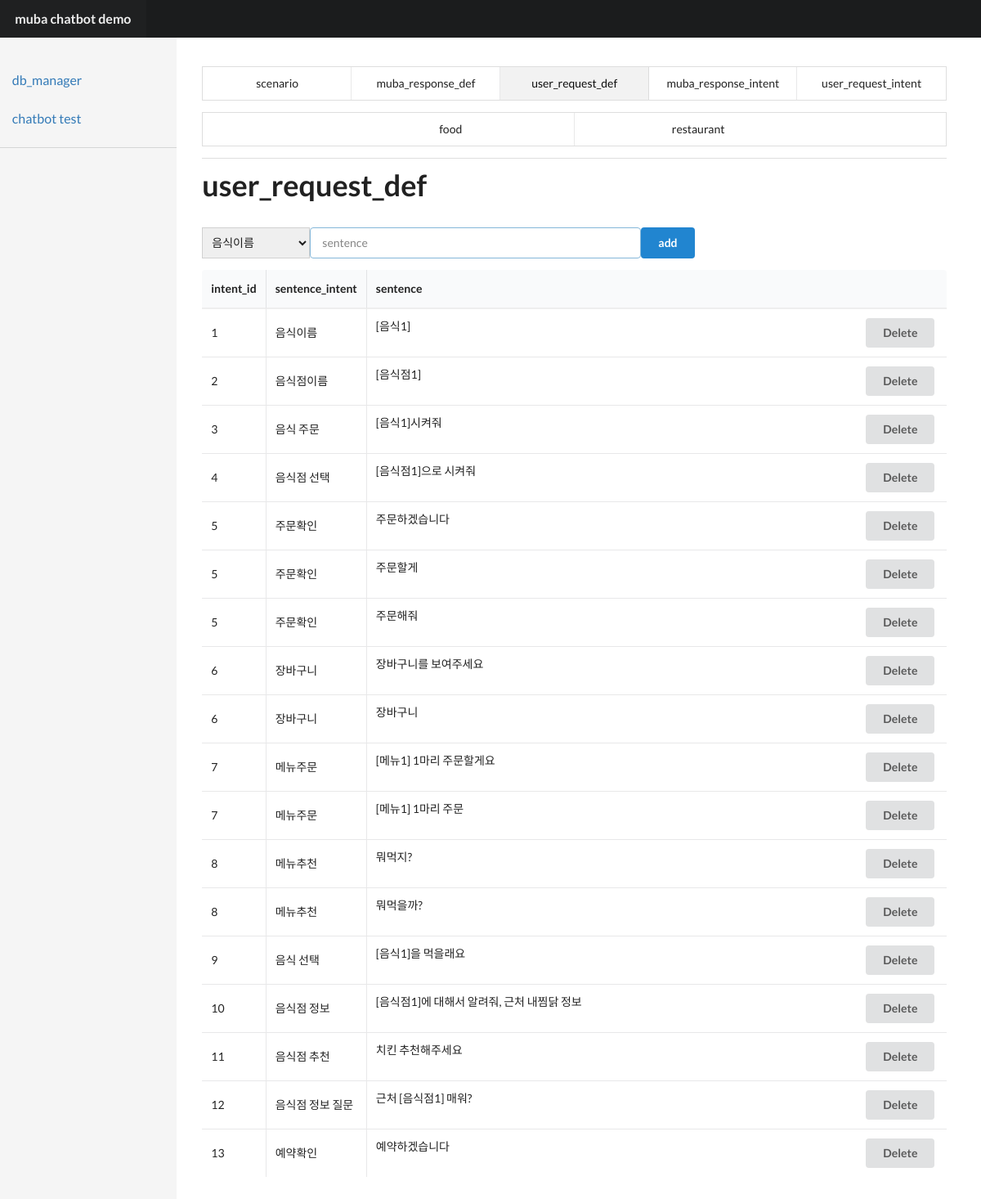
/chatbot/db_manage?table=user_request_def, run on the app's committed database.
### tables this page shows
CREATE TABLE `user_request_intent` (
	`user_request_intent_id`	INTEGER PRIMARY KEY AUTOINCREMENT,
	`intent_name`	TEXT
);

CREATE TABLE `user_request_def` (
	`sentence_id`	INTEGER PRIMARY KEY AUTOINCREMENT,
	`user_request_intent_id`	INTEGER,
	`sentence`	TEXT
);

### app.py (the view, shortened to what this page needs)
@app.route('/chatbot/db_manage')
def db_manage():
    tables = ['scenario', 'muba_response_def', 'user_request_def', 'muba_response_intent','user_request_intent']
    tables+=['food','restaurant']
    cur_table = request.args.get('table', default='scenario', type=str)
    intent_list=[]
    if cur_table=='muba_response_intent':
        response_intents=query_db('select * from muba_response_intent')
        table_info=response_intents
        response = render_template('manage.html', table_info=table_info, tables=tables, cur_table=cur_table)
        return response
    elif cur_table=='user_request_intent':
        response_intents=query_db('select * from user_request_intent')
        table_info=response_intents
        response = render_template('manage.html', table_info=table_info, tables=tables, cur_table=cur_table)
        return response
    elif cur_table=='food':
        food_info=query_db('select * from food')
        table_info = food_info
        response = render_template('manage.html', table_info=table_info, tables=tables, cur_table=cur_table)
        return response
    elif cur_table=='restaurant':
        page = request.args.get('page', default=1, type=int)
        rest_info=query_db('select * from restaurant LIMIT ? OFFSET ?;',[50,50*(page-1)])
        table_info = rest_info
        response = render_template('manage.html', table_info=table_info, tables=tables, cur_table=cur_table,page=page)
        return response
    if cur_table=='user_request_def':
        request_def=query_db('select * from user_request_def')
        for idx,rd in enumerate(request_def):
            x=query_db('select intent_name from user_request_intent where user_request_intent_id  = ?',[rd[1]],one=True)
            if len(x)==1:
                request_def[idx]=rd+(x[0],)
        table_info=request_def
        intent_list = query_db('select user_request_intent_id,intent_name from user_request_intent')
    response = render_template('manage.html',table_info=table_info,tables=tables,cur_table=cur_table,intent_list=intent_list)
    return response

### app.py (called while the page is built)
def get_db():
    top = _app_ctx_stack.top
    if not hasattr(top, 'sqlite_db'):
        top.sqlite_db = sqlite3.connect(DATABASE)
    return top.sqlite_db

@app.teardown_appcontext
def close_connection(exception):
    top = _app_ctx_stack.top
    if hasattr(top, 'sqlite_db'):
        top.sqlite_db.close()

def query_db(query, args=(), one=False):
    cur = get_db().execute(query, args)
    rv = cur.fetchall()
    cur.close()
    return (rv[0] if rv else None) if one else rv

### templates/manage.html (shortened to what this page needs)
<!DOCTYPE html>
<html>
{% extends 'layout.html' %}
{% block title %}
    <div class="ui five item menu">
        {% for table in tables[:5] %}
            {% if table==cur_table %}<a class="active item">{{ table }}</a>
            {% else %}  <a class="item" href="?table={{ table }}">{{ table }}{% endif %}</a>
        {% endfor %}
    </div>
    <div class="ui three item menu">
    {% for table in tables[5:] %}
            {% if table==cur_table %}<a class="active item">{{ table }}</a>
            {% else %}  <a class="item" href="?table={{ table }}">{{ table }}{% endif %}</a>
        {% endfor %}
    </div>
{% endblock %}
{% block content %}
    <div class="row">
        <h1 class="ui huge header">{{ cur_table }}</h1>
    </div>
    <div class="row">
        <table class="ui celled table">
            {% if cur_table=='muba_response_def' %}
                <form class="form-inline" action="/chatbot/db_manage/item_add" method="post">
                <input type="hidden" name="cur_table" value="{{ cur_table }}">
                <select name="intent_id" class="form-control ui search dropdown">
                    {% for rd in intent_list %}
                        <option value={{ rd[0] }}>{{ rd[1] }}</option>
                    {% endfor %}
                </select>
                <div class="ui input focus">
                    <input type="text" size=50 placeholder="sentence" name="sentence" value="">
                </div>
                <button type="submit" class="ui primary button">
                    add
                </button>
                </form>
                <thead>
                <tr>
                    <th class="collapsing">intent_id</th>
                    <th class="collapsing">sentence_intent</th>
                    <th>sentence</th>
                </tr>
                </thead>
                <tbody>
                {% for rd in table_info %}
                    <tr>
                        <td data-label="muba_response_intent_id">{{ rd[1] }}</td>
                        <td data-label="intent_name">{{ rd[3] }}({{ rd[4] }})</td>
                        <td data-label="sentence">{{ rd[2] }}<button onclick='location="/chatbot/db_manage/item_delete?table={{ cur_table }}&id={{ rd[0] }}"' style="float:right" class="ui button">Delete</button></td>
                    </tr>
                {% endfor %}
                </tbody>
            {% elif cur_table=='user_request_def' %}
                <form class="form-inline" action="/chatbot/db_manage/item_add" method="post">
                <select name="intent_id" class="form-control ui search dropdown">
                    {% for rd in intent_list %}
                        <option value={{ rd[0] }}>{{ rd[1] }}</option>
                    {% endfor %}
                </select>
                <div class="ui input focus">
                    <input type="text" size=50 placeholder="sentence" name="sentence" value="">
                </div>
                <button type="submit" class="ui primary button">
                    add
                </button>
                </form>
                <thead>
                <tr>
                    <th class="collapsing">intent_id</th>
                    <th class="collapsing">sentence_intent</th>
                    <th>sentence</th>
                </tr>
                </thead>
                <tbody>
                {% for rd in table_info %}
                    <tr>
                        <td data-label="user_request_intent_id">{{ rd[1] }}</td>
                        <td data-label="intent_name">{{ rd[3] }}</td>
                        <td data-label="sentence">{{ rd[2] }}<button onclick='location="/chatbot/db_manage/item_delete?table={{ cur_table }}&id={{ rd[0] }}"' style="float:right" class="ui button">Delete</button></td>
                    </tr>
                {% endfor %}
                </tbody>
            {% endif %}
        </table>
    </div>
{% endblock %}

### static/stylesheets/default.css (style rules this page uses)
body { -webkit-font-smoothing: antialiased; -moz-osx-font-smoothing: grayscale; text-rendering: optimizeLegibility; }
.ui.menu { border-radius: 0; box-shadow: none; margin-bottom: 0; -moz-font-feature-settings: "smcp" 0, "onum" 0; -ms-font-feature-settings: "smcp" 0, "onum" 0; -o-font-feature-settings: "smcp" 0, "onum" 0; -webkit-font-feature-settings: "smcp" 0, "onum" 0; font-feature-settings: "smcp" 0, "onum" 0; }

### templates/layout.html (style rules this page uses)
body { display: relative; }
#content h1 { font-size: 36px; }
#content table.ui.table { border: none; }
#content table.ui.table thead th { border-bottom: 2px solid #eee !important; }

### data on the page
user_request_intent: intent_name "음식이름"
user_request_def: sentence "[음식1]"
user_request_intent: intent_name "음식점이름"
user_request_def: sentence "[음식점1]"
user_request_intent: intent_name "음식 주문"
user_request_def: sentence "[음식1]시켜줘"
user_request_intent: intent_name "음식점 선택"
user_request_def: sentence "[음식점1]으로 시켜줘"
user_request_intent: intent_name "주문확인" "주문확인" "주문확인"
user_request_def: sentence "주문하겠습니다"
user_request_def: sentence "주문할게"
user_request_def: sentence "주문해줘"
user_request_intent: intent_name "장바구니" "장바구니"
user_request_def: sentence "장바구니를 보여주세요"
user_request_def: sentence "장바구니"
user_request_intent: intent_name "메뉴주문" "메뉴주문"
user_request_def: sentence "[메뉴1] 1마리 주문할게요"
user_request_def: sentence "[메뉴1] 1마리 주문"
user_request_intent: intent_name "메뉴추천" "메뉴추천"
user_request_def: sentence "뭐먹지?"
user_request_def: sentence "뭐먹을까?"
user_request_intent: intent_name "음식 선택"
user_request_def: sentence "[음식1]을 먹을래요"
user_request_intent: intent_name "음식점 정보"
user_request_def: sentence "[음식점1]에 대해서 알려줘, 근처 내찜닭 정보"
user_request_intent: intent_name "음식점 추천"
user_request_def: sentence "치킨 추천해주세요"
user_request_intent: intent_name "음식점 정보 질문"
user_request_def: sentence "근처 [음식점1] 매워?"
user_request_intent: intent_name "예약확인"
user_request_def: sentence "예약하겠습니다"

### other printed values
{{ text }} "db_manager chatbot test"
{{ table }} "scenario" "muba_response_def" "muba_response_intent" "user_request_intent"
{{ table }} "user_request_def"
{{ table }} "food" "restaurant"
{{ cur_table }} "user_request_def"
{{ rd[1] }} "1" "2" "3" "4" "5" "5" "5" "6" "6" "7" "7" "8" "8" "9" "10" "11" "12" "13"
form field intent_id "음식이름"
